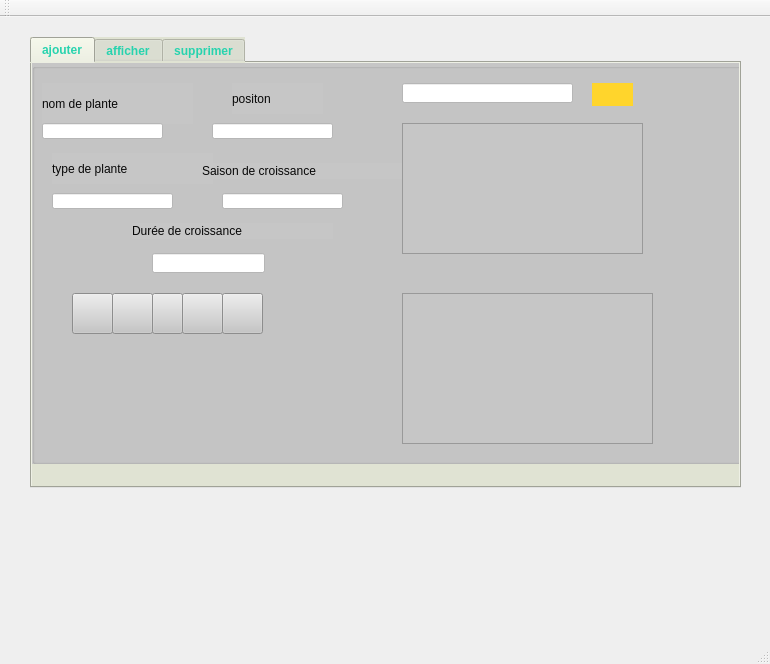
<?xml version="1.0" encoding="UTF-8"?>
<ui version="4.0">
 <class>MainWindow</class>
 <widget class="QMainWindow" name="MainWindow">
  <property name="geometry">
   <rect>
    <x>0</x>
    <y>0</y>
    <width>770</width>
    <height>664</height>
   </rect>
  </property>
  <property name="windowTitle">
   <string>Gestion des Clients</string>
  </property>
  <widget class="QWidget" name="centralWidget">
   <widget class="QTabWidget" name="tabWidget">
    <property name="geometry">
     <rect>
      <x>30</x>
      <y>20</y>
      <width>711</width>
      <height>451</height>
     </rect>
    </property>
    <property name="font">
     <font>
      <weight>75</weight>
      <bold>true</bold>
     </font>
    </property>
    <property name="styleSheet">
     <string notr="true">color: rgb(39, 211, 174);
background-color: rgb(224, 227, 211);

</string>
    </property>
    <property name="currentIndex">
     <number>0</number>
    </property>
    <property name="iconSize">
     <size>
      <width>18</width>
      <height>18</height>
     </size>
    </property>
    <widget class="QWidget" name="tab">
     <attribute name="icon">
      <iconset>
       <normaloff>../../Pictures/Saved Pictures/ab.jpg</normaloff>../../Pictures/Saved Pictures/ab.jpg</iconset>
     </attribute>
     <attribute name="title">
      <string>ajouter</string>
     </attribute>
     <widget class="QGroupBox" name="groupBox">
      <property name="geometry">
       <rect>
        <x>0</x>
        <y>0</y>
        <width>711</width>
        <height>401</height>
       </rect>
      </property>
      <property name="styleSheet">
       <string notr="true">background-color: rgb(198, 198, 198);</string>
      </property>
      <property name="title">
       <string/>
      </property>
      <widget class="QLabel" name="label">
       <property name="geometry">
        <rect>
         <x>10</x>
         <y>20</y>
         <width>151</width>
         <height>41</height>
        </rect>
       </property>
       <property name="styleSheet">
        <string notr="true">color: rgb(7, 7, 7);
font: 12pt &quot;MS Shell Dlg 2&quot;;</string>
       </property>
       <property name="text">
        <string>nom de plante</string>
       </property>
      </widget>
      <widget class="QLabel" name="label_2">
       <property name="geometry">
        <rect>
         <x>20</x>
         <y>90</y>
         <width>161</width>
         <height>31</height>
        </rect>
       </property>
       <property name="styleSheet">
        <string notr="true">color: rgb(7, 7, 7);
font: 12pt &quot;MS Shell Dlg 2&quot;;</string>
       </property>
       <property name="text">
        <string>type de plante</string>
       </property>
      </widget>
      <widget class="QLabel" name="label_3">
       <property name="geometry">
        <rect>
         <x>200</x>
         <y>20</y>
         <width>91</width>
         <height>31</height>
        </rect>
       </property>
       <property name="styleSheet">
        <string notr="true">color: rgb(7, 7, 7);
font: 12pt &quot;MS Shell Dlg 2&quot;;</string>
       </property>
       <property name="text">
        <string>positon</string>
       </property>
      </widget>
      <widget class="QPushButton" name="pb_ajouter">
       <property name="geometry">
        <rect>
         <x>40</x>
         <y>230</y>
         <width>41</width>
         <height>41</height>
        </rect>
       </property>
       <property name="styleSheet">
        <string notr="true">
font: 75 18pt &quot;MS Shell Dlg 2&quot;;</string>
       </property>
       <property name="text">
        <string/>
       </property>
       <property name="icon">
        <iconset>
         <normaloff>../image-removebg-preview (3).png</normaloff>../image-removebg-preview (3).png</iconset>
       </property>
      </widget>
      <widget class="QLineEdit" name="le_id">
       <property name="geometry">
        <rect>
         <x>10</x>
         <y>60</y>
         <width>121</width>
         <height>16</height>
        </rect>
       </property>
       <property name="styleSheet">
        <string notr="true">QLineEdit{
background-color: rgb(255, 255, 255);}</string>
       </property>
      </widget>
      <widget class="QLabel" name="label_11">
       <property name="geometry">
        <rect>
         <x>100</x>
         <y>160</y>
         <width>201</width>
         <height>16</height>
        </rect>
       </property>
       <property name="styleSheet">
        <string notr="true">color: rgb(7, 7, 7);
font: 12pt &quot;MS Shell Dlg 2&quot;;</string>
       </property>
       <property name="text">
        <string>Durée de croissance</string>
       </property>
      </widget>
      <widget class="QLabel" name="label_13">
       <property name="geometry">
        <rect>
         <x>170</x>
         <y>100</y>
         <width>201</width>
         <height>16</height>
        </rect>
       </property>
       <property name="styleSheet">
        <string notr="true">color: rgb(7, 7, 7);
font: 12pt &quot;MS Shell Dlg 2&quot;;</string>
       </property>
       <property name="text">
        <string>Saison de croissance</string>
       </property>
      </widget>
      <widget class="QLineEdit" name="le_pos">
       <property name="geometry">
        <rect>
         <x>180</x>
         <y>60</y>
         <width>121</width>
         <height>16</height>
        </rect>
       </property>
       <property name="styleSheet">
        <string notr="true">QLineEdit{
background-color: rgb(255, 255, 255);}</string>
       </property>
      </widget>
      <widget class="QLineEdit" name="le_type">
       <property name="geometry">
        <rect>
         <x>20</x>
         <y>130</y>
         <width>121</width>
         <height>16</height>
        </rect>
       </property>
       <property name="styleSheet">
        <string notr="true">QLineEdit{
background-color: rgb(255, 255, 255);}</string>
       </property>
      </widget>
      <widget class="QLineEdit" name="le_saison">
       <property name="geometry">
        <rect>
         <x>190</x>
         <y>130</y>
         <width>121</width>
         <height>16</height>
        </rect>
       </property>
       <property name="styleSheet">
        <string notr="true">QLineEdit{
background-color: rgb(255, 255, 255);}</string>
       </property>
      </widget>
      <widget class="QLineEdit" name="lineEdit">
       <property name="geometry">
        <rect>
         <x>120</x>
         <y>190</y>
         <width>113</width>
         <height>20</height>
        </rect>
       </property>
       <property name="styleSheet">
        <string notr="true">QLineEdit{
background-color: rgb(255, 255, 255);}</string>
       </property>
      </widget>
      <widget class="QPushButton" name="pb_ajouter_2">
       <property name="geometry">
        <rect>
         <x>80</x>
         <y>230</y>
         <width>41</width>
         <height>41</height>
        </rect>
       </property>
       <property name="styleSheet">
        <string notr="true">color: rgb(255, 14, 14);
font: 75 18pt &quot;MS Shell Dlg 2&quot;;</string>
       </property>
       <property name="text">
        <string/>
       </property>
       <property name="icon">
        <iconset>
         <normaloff>../image-removebg-preview (4).png</normaloff>../image-removebg-preview (4).png</iconset>
       </property>
      </widget>
      <widget class="QLineEdit" name="le_rechercher">
       <property name="geometry">
        <rect>
         <x>370</x>
         <y>20</y>
         <width>171</width>
         <height>20</height>
        </rect>
       </property>
       <property name="styleSheet">
        <string notr="true">background-color: rgb(255, 255, 255);</string>
       </property>
      </widget>
      <widget class="QPushButton" name="rechercher">
       <property name="geometry">
        <rect>
         <x>560</x>
         <y>20</y>
         <width>41</width>
         <height>23</height>
        </rect>
       </property>
       <property name="styleSheet">
        <string notr="true">QPushButton {
background-color: rgb(255, 213, 44);color :rgb(255, 255, 255);
border-radius: 70px;
}</string>
       </property>
       <property name="text">
        <string/>
       </property>
       <property name="icon">
        <iconset>
         <normaloff>../image-removebg-preview.png</normaloff>../image-removebg-preview.png</iconset>
       </property>
      </widget>
      <widget class="QTableView" name="tableView_2">
       <property name="geometry">
        <rect>
         <x>370</x>
         <y>60</y>
         <width>241</width>
         <height>131</height>
        </rect>
       </property>
      </widget>
      <widget class="QTableView" name="tableView_3">
       <property name="geometry">
        <rect>
         <x>370</x>
         <y>230</y>
         <width>251</width>
         <height>151</height>
        </rect>
       </property>
      </widget>
      <widget class="QPushButton" name="pushButton">
       <property name="geometry">
        <rect>
         <x>120</x>
         <y>230</y>
         <width>31</width>
         <height>41</height>
        </rect>
       </property>
       <property name="text">
        <string/>
       </property>
       <property name="icon">
        <iconset>
         <normaloff>../image-removebg-preview (5).png</normaloff>../image-removebg-preview (5).png</iconset>
       </property>
      </widget>
      <widget class="QPushButton" name="pushButton_2">
       <property name="geometry">
        <rect>
         <x>150</x>
         <y>230</y>
         <width>41</width>
         <height>41</height>
        </rect>
       </property>
       <property name="text">
        <string/>
       </property>
       <property name="icon">
        <iconset>
         <normaloff>../image-removebg-preview (7).png</normaloff>../image-removebg-preview (7).png</iconset>
       </property>
      </widget>
      <widget class="QPushButton" name="pushButton_3">
       <property name="geometry">
        <rect>
         <x>190</x>
         <y>230</y>
         <width>41</width>
         <height>41</height>
        </rect>
       </property>
       <property name="text">
        <string/>
       </property>
       <property name="icon">
        <iconset>
         <normaloff>../image-removebg-preview (6).png</normaloff>../image-removebg-preview (6).png</iconset>
       </property>
      </widget>
     </widget>
    </widget>
    <widget class="QWidget" name="tab_2">
     <attribute name="title">
      <string>afficher</string>
     </attribute>
     <widget class="QTableView" name="tableView">
      <property name="geometry">
       <rect>
        <x>0</x>
        <y>0</y>
        <width>681</width>
        <height>411</height>
       </rect>
      </property>
     </widget>
    </widget>
    <widget class="QWidget" name="tab_3">
     <attribute name="title">
      <string>supprimer</string>
     </attribute>
     <widget class="QGroupBox" name="groupBox_3">
      <property name="geometry">
       <rect>
        <x>0</x>
        <y>0</y>
        <width>691</width>
        <height>501</height>
       </rect>
      </property>
      <property name="title">
       <string/>
      </property>
      <widget class="QLabel" name="label_4">
       <property name="geometry">
        <rect>
         <x>50</x>
         <y>30</y>
         <width>261</width>
         <height>41</height>
        </rect>
       </property>
       <property name="styleSheet">
        <string notr="true">color: rgb(7, 7, 7);
font: 18pt &quot;MS Shell Dlg 2&quot;;</string>
       </property>
       <property name="text">
        <string>taper l'identifiant</string>
       </property>
      </widget>
      <widget class="QLineEdit" name="lineEdit_9">
       <property name="geometry">
        <rect>
         <x>60</x>
         <y>70</y>
         <width>331</width>
         <height>51</height>
        </rect>
       </property>
       <property name="styleSheet">
        <string notr="true">background-color: rgb(255, 255, 255);</string>
       </property>
      </widget>
      <widget class="QPushButton" name="pushButton_supp">
       <property name="geometry">
        <rect>
         <x>190</x>
         <y>240</y>
         <width>141</width>
         <height>51</height>
        </rect>
       </property>
       <property name="styleSheet">
        <string notr="true">font: 75 16pt &quot;MS Shell Dlg 2&quot;;</string>
       </property>
       <property name="text">
        <string>supprimer</string>
       </property>
      </widget>
     </widget>
    </widget>
   </widget>
  </widget>
  <widget class="QMenuBar" name="menuBar">
   <property name="geometry">
    <rect>
     <x>0</x>
     <y>0</y>
     <width>770</width>
     <height>22</height>
    </rect>
   </property>
  </widget>
  <widget class="QToolBar" name="mainToolBar">
   <attribute name="toolBarArea">
    <enum>TopToolBarArea</enum>
   </attribute>
   <attribute name="toolBarBreak">
    <bool>false</bool>
   </attribute>
  </widget>
  <widget class="QStatusBar" name="statusBar"/>
 </widget>
 <layoutdefault spacing="6" margin="11"/>
 <resources/>
 <connections/>
</ui>
